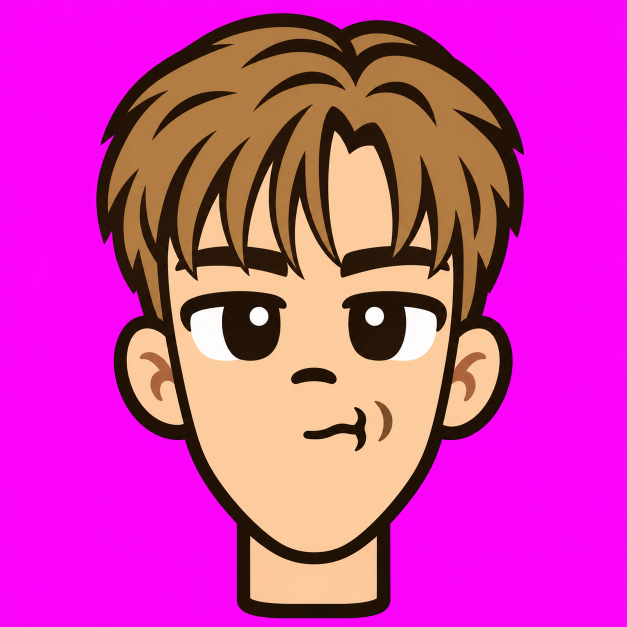
#> input picture heads-src/f1.png, 1254 x 1254 px (shown at 1/2 size); its folder holds 4 pictures in this run
$ python assets.py
#> lines starting #> are read from the running program, lines starting #| are printed output that depends on the picture
"""Готовит картинки мини-аппа в app/assets из heads-src/ и body-src/ (маджента -> прозрачность).
Головы: <id>.png, опционально <id>-hurt.png и <id>-ko.png. Тела: листы из 5 деталей (см. body.py).
Запуск: .venv/bin/python scripts/assets.py"""
import json, pathlib
from PIL import Image

root = pathlib.Path(__file__).parent.parent
dst = root / 'app' / 'assets'; dst.mkdir(parents=True, exist_ok=True)
PARTS = ['torso', 'arm', 'hand', 'thigh', 'shin']
BODY_SCALE, HEAD_W = 0.5, 320
manifest = {'heads': {}, 'bodies': {}}

def key(im):
    im = im.convert('RGBA'); px = im.load()
    for y in range(im.height):
        for x in range(im.width):
            r, g, b, _ = px[x, y]
            if r > 150 and b > 150 and g < min(r, b) - 60: px[x, y] = (30, 20, 20, 0)
    return im

def save(im, name):
    im.quantize(96, method=Image.Quantize.FASTOCTREE).save(dst / name, optimize=True)
    return [im.width, im.height]

# Три версии головы (обычная, -hurt, -ko) кладутся на общий холст: один масштаб (по обычной),
# низ шеи по центру и на одной высоте, чтобы голова не прыгала при смене состояния.
# В манифесте [w, h, k]: k = ширина холста / ширина обычной головы, рендер рисует шириной headW * k.
def neck_x(im):
    row = im.crop((0, im.height - 6, im.width, im.height)).getbbox()
    return (row[0] + row[2]) / 2

for base_src in sorted(p for p in (root / 'heads-src').glob('*.png') if '-' not in p.stem):
    fid = base_src.stem
    group = {}
    for suffix in ('', '-hurt', '-ko'):
        f = root / 'heads-src' / f'{fid}{suffix}.png'
        if f.exists():
            im = key(Image.open(f)); group[suffix] = im.crop(im.getbbox())
#> after `im = key(Image.open(f))`:
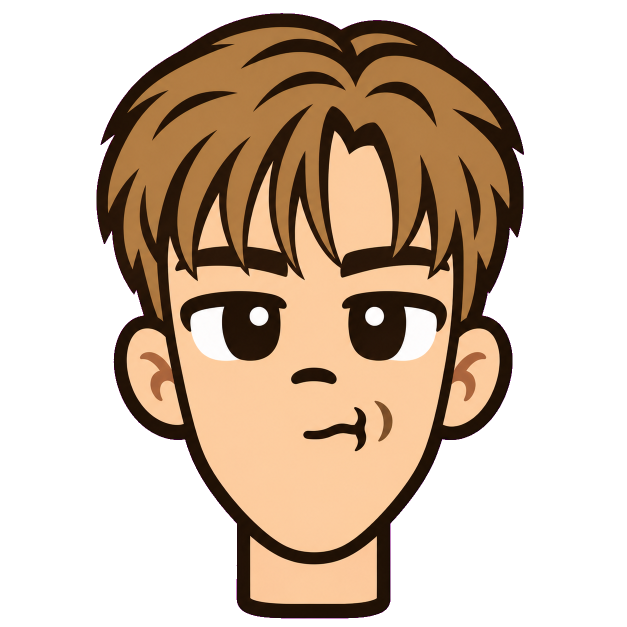
#> im: PIL image 1254x1254 RGBA (shown at 1/2 size); mean R, G, B, A 91.8, 68.2, 51, 122.1; transparent parts drawn white
    base_w = group[''].width; s = HEAD_W / base_w
#> after `base_w = group[''].width`: base_w = 855
#> after `s = HEAD_W / base_w`: s = 0.374
    half = max(max(neck_x(im), im.width - neck_x(im)) for im in group.values())
#> in neck_x, `row = im.crop((0, im.height - 6, im.width, im.height)).getbbox()`: row = (316, 0, 552, 6)
#> half = 447.5
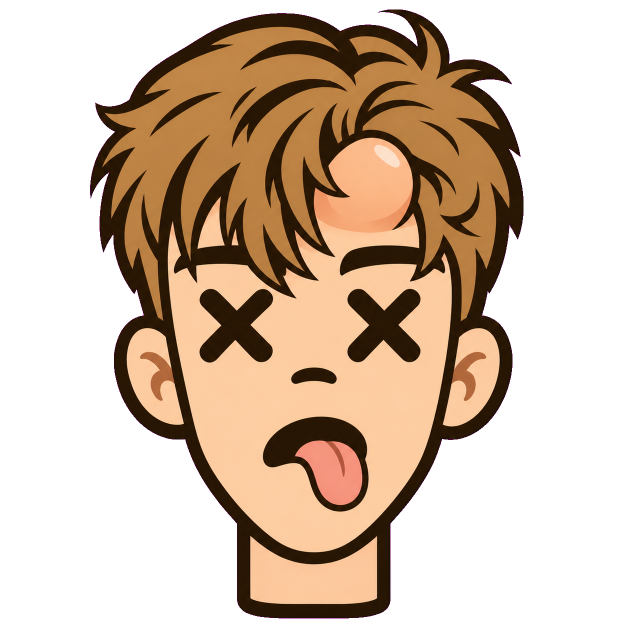
#> im: PIL image 1254x1254 RGBA (shown at 1/2 size); mean R, G, B, A 93.5, 67.9, 49.2, 122.3; transparent parts drawn white
    H = max(im.height for im in group.values())
#> H = 1218
    for suffix, im in group.items():
        canvas = Image.new('RGBA', (round(half * 2), H), (30, 20, 20, 0))
        canvas.paste(im, (round(half - neck_x(im)), H - im.height))
        canvas = canvas.resize((round(canvas.width * s), round(H * s)), Image.LANCZOS)
        manifest['heads'][fid + suffix] = save(canvas, f'head-{fid}{suffix}.png') + [round(half * 2 / base_w, 3)]
#> this loop made 3 passes
#> (suffix, row in neck_x) on passes 1 to 3: ('', (316, 0, 552, 6)), ('-hurt', (325, 0, 560, 6)), ('-ko', (330, 0, 565, 6))
#> pass 1, `canvas = canvas.resize((round(canvas.width * s), round(H * s)), Image...`:
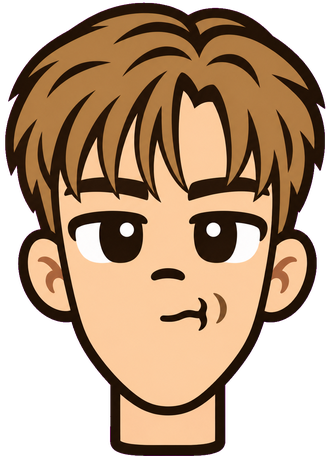
#> canvas: PIL image 335x456 RGBA; mean R, G, B, A 111, 83.4, 59.5, 176.2; transparent parts drawn white
#> pass 1, in save, `im.quantize(96, method=Image.Quantize.FASTOCTREE).save(dst / name, opt..`:
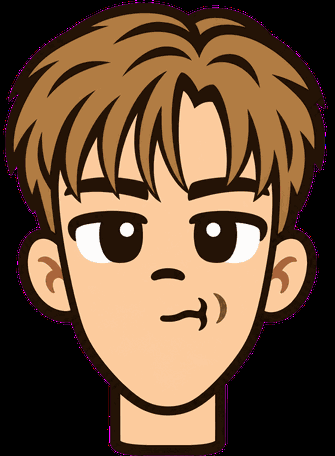
#> saved as head-f1.png: PIL image 335x456 P; mean R, G, B 110.7, 83.1, 59.1
#> pass 2, `canvas = canvas.resize((round(canvas.width * s), round(H * s)), Image...`:
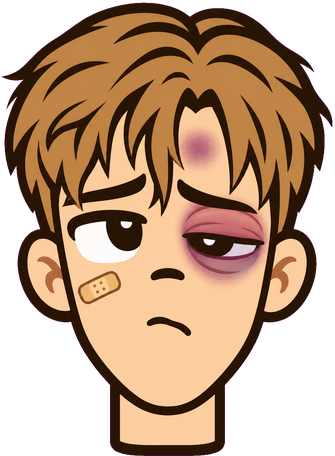
#> canvas: PIL image 335x456 RGBA; mean R, G, B, A 115.6, 84.7, 59.7, 176.3; transparent parts drawn white
#> after the loop:
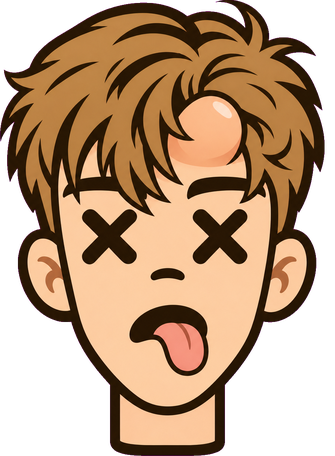
#> canvas: PIL image 335x456 RGBA; mean R, G, B, A 113.7, 83, 57, 176.4; transparent parts drawn white
#> after the loop, manifest = 2 items

for src in sorted((root / 'body-src').glob('*.png')):
    im = key(Image.open(src)); alpha = im.getchannel('A')
    filled = [alpha.crop((x, 0, x + 1, im.height)).getbbox() is not None for x in range(im.width)]
    runs, start = [], None
    for x, f in enumerate(filled + [False]):
        if f and start is None: start = x
        if not f and start is not None:
            if x - start > 20: runs.append((start, x))
            start = None
    assert len(runs) == len(PARTS), f'{src.stem}: деталей {len(runs)}, нужно {len(PARTS)}'
    sizes = {}
    for name, (a, b) in zip(PARTS, runs):
        part = im.crop((a, 0, b, im.height)); part = part.crop(part.getbbox())
        part = part.resize((round(part.width * BODY_SCALE), round(part.height * BODY_SCALE)), Image.LANCZOS)
        sizes[name] = save(part, f'body-{src.stem}-{name}.png')
    manifest['bodies'][src.stem] = sizes

(dst / 'manifest.json').write_text(json.dumps(manifest, indent=1))
print(json.dumps(manifest))
#| {"heads": {"f1": [335, 456, 1.047], "f1-hurt": [335, 456, 1.047], "f1-ko": [335, 456, 1.047]}, "bodies": {}}
